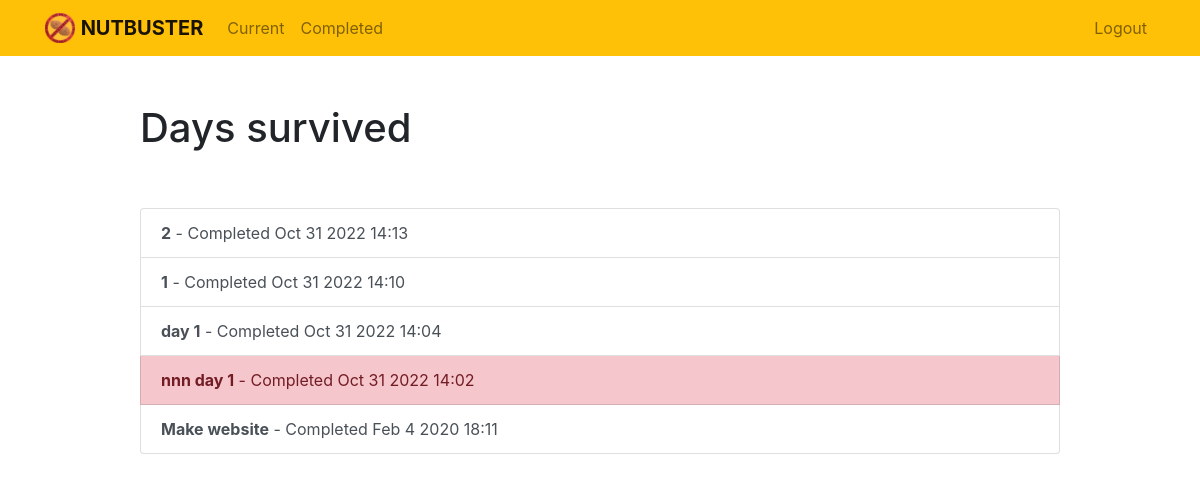
Page /completed/ (signed in) on the committed database.
### todo/models.py (models this page shows, shortened)
class Todo(models.Model):
    title = models.CharField(max_length=100)
    memo = models.TextField(blank=True)
    created = models.DateTimeField(auto_now_add=True)
    datecompleted = models.DateTimeField(null=True, blank=True)
    important = models.BooleanField(default=False)
    user = models.ForeignKey(User, on_delete=models.CASCADE)

### todo/views.py (the view)
# urls.py: path('completed/', views.completedtodos, name='completedtodos'),
@login_required
def completedtodos(request):
    todos = Todo.objects.filter(user=request.user, datecompleted__isnull=False).order_by('-datecompleted')
    return render(request, 'todo/completedtodos.html', {'todos':todos})

### todo/templates/todo/completedtodos.html
{% extends "todo/base.html" %}
{% block content %}
    <div class="row justify-content-center mt-5">
        <div class="col-md-10">
            <h1>Days survived </h1>
        </div>
    </div>
    <div class="row justify-content-center mt-5">
        <div class="col-md-10">
            <div class="list-group">
                {% for todo in todos %}
                    <a href="{% url 'viewtodo' todo.id %}" class="list-group-item list-group-item-action{% if todo.important %} list-group-item-danger{% endif %}"><b>{{ todo.title }}</b> - Completed {{ todo.datecompleted|date:'M j Y H:i' }}</a>
                {% endfor %}
            </div>
        </div>
    </div>
{% endblock %}

### todo/templates/todo/base.html (shortened to what this page needs)
{% load static %}
<!doctype html>
<html lang="en">
<head>
    <link rel="stylesheet" href="https://stackpath.bootstrapcdn.com/bootstrap/4.4.1/css/bootstrap.min.css">
</head>
<body>
<nav class="navbar navbar-expand-md navbar-light bg-warning">
<div class="container">
    <a class="navbar-brand" href="{% url 'home' %}">
         <img src="{% static 'todo/logo.png' %}" width="30" height="30" class="d-inline-block align-top">
        <span><b>NUTBUSTER</b></span>
    </a>
    <div class="collapse navbar-collapse" id="navbarNav">
    {% if user.is_authenticated %}
        <ul class="navbar-nav mr-auto">
                <li class="nav-item {{ current }}">
                    <a class="nav-link" href="{% url 'currenttodos' %}">Current</a>
                </li>
                <li class="nav-item {{ completed }}">
                    <a class="nav-link" href="{% url 'completedtodos' %}">Completed</a>
                </li>
        </ul>
    {% endif %}
    <ul class="navbar-nav ml-auto">
            {% if user.is_authenticated %}
                <li class="nav-item">
                    <a href="#" onclick="$('#signOutBtn').click()" class="nav-link">Logout</a>
                </li>
            {% endif %}
        </ul>
    </div>
</div>
</nav>
<div class="container">
{% block content %}{% endblock %}
</div>
</body>
</html>

### rows in the picture
Todo: title "2", datecompleted "Oct 31 2022 14:13"
Todo: title "1", datecompleted "Oct 31 2022 14:10"
Todo: title "day 1", datecompleted "Oct 31 2022 14:04"
Todo: title "nnn day 1", datecompleted "Oct 31 2022 14:02"
Todo: title "Make website", datecompleted "Feb 4 2020 18:11"
